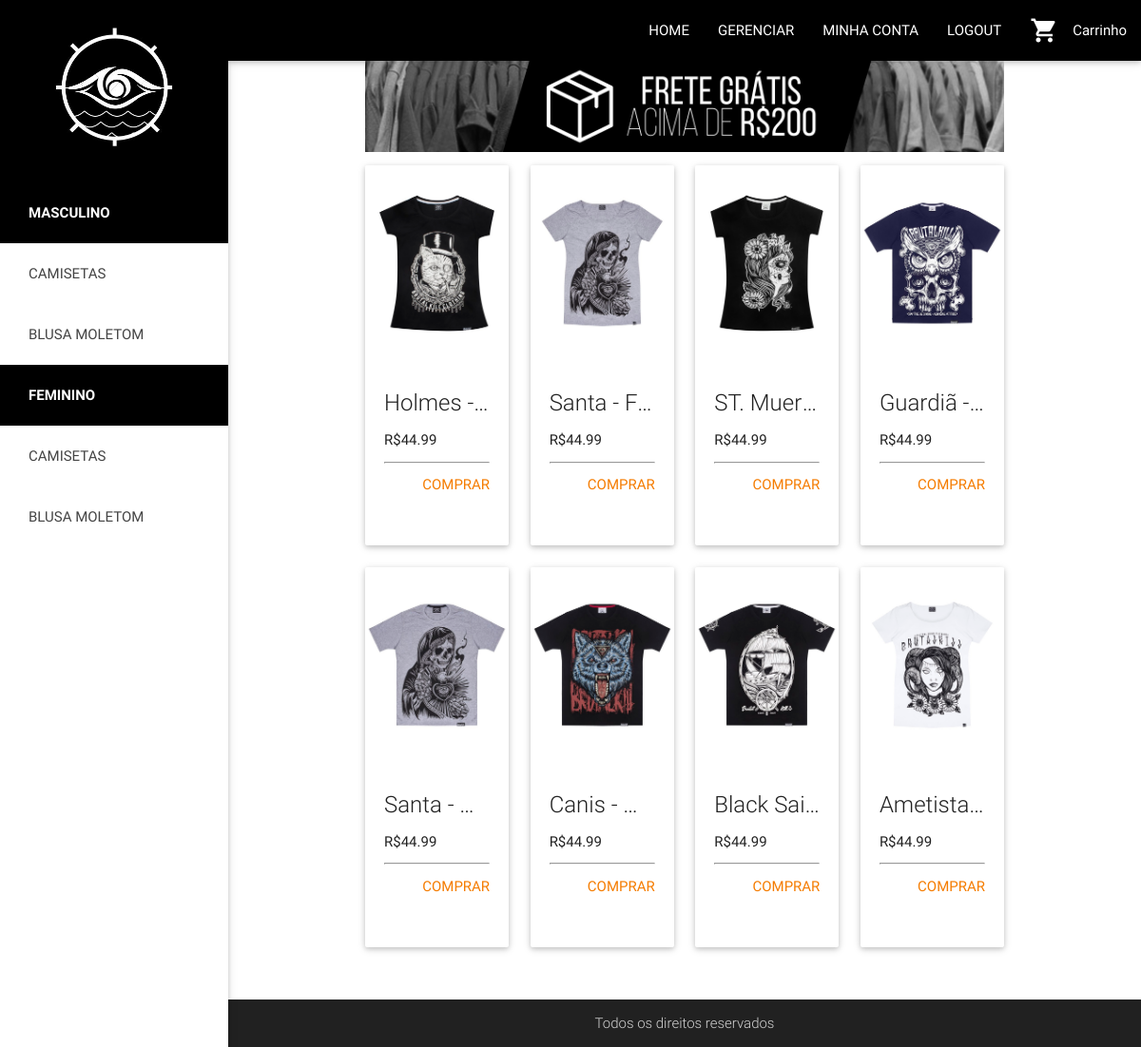
Screenshot of / (signed in) with the database file from the repository.
### tables this page shows
CREATE TABLE IF NOT EXISTS `produto` (
  `id` int(11) NOT NULL AUTO_INCREMENT,
  `nome` varchar(255) NOT NULL,
  `Categoria` varchar(50) NOT NULL,
  `sexo` varchar(10) NOT NULL,
  `descri` varchar(1000) NOT NULL,
  `preco` decimal(10,2) NOT NULL,
  `foto` varchar(255) NOT NULL,
  PRIMARY KEY (`id`)
);

### index.php (the view, shortened to what this page needs)
<?php include'head.php' ?>
    <div class="container">
    <img class="responsive-img" src="img/frete.png">
        <div class="col s12 m9 l10">
            <div class="row">
                <?php
                        $sql = "SELECT * FROM produto ORDER BY RAND() limit 8";
                        $query = $con->query($sql);
                        while($fetch = $query->fetch_assoc()){
                        ?>
                    <div class="col m4 l3">
                        <div class="card medium">
                            <div class="card-image">
                              <img class="responsive-img" src="uploads/<?= $fetch["foto"] ?>">
                            </div>
                            <div class="card-content">
                                <a href="/projeto/produto/<?= $fetch["id"] ?>"><p><span class="card-title activator grey-text text-darken-4 truncate"><?= $fetch["nome"] ?> - <?=  ucfirst($fetch["sexo"]) ?></span></p></a>
                                <p class="">R$<?= $fetch["preco"] ?><br></p>
                                <div class="red-text"><hr></div>
                              <p><a href="/projeto/produto/<?= $fetch["id"] ?>" class="orange-text text-darken-2 right">COMPRAR</a></p>
                            </div>
                          </div>
                    </div>
                    <?php }?>
            </div>
        </div>
    </div>
    <?php include'footer.php' ?>

### css/style.css (style rules this page uses)
p { line-height: 2rem; }
body { display: flex; min-height: 100vh; flex-direction: column; }

### rows the page displays
produto: foto (picture), nome "Holmes", preco "44.99"
produto: foto (picture), nome "Santa", sexo "F…", preco "44.99"
produto: foto (picture), nome "ST. Muer…", preco "44.99"
produto: foto (picture), nome "Guardiã", preco "44.99"
produto: foto (picture), nome "Santa", preco "44.99"
produto: foto (picture), nome "Canis", preco "44.99"
produto: foto (picture), nome "Black Sai…", preco "44.99"
produto: foto (picture), nome "Ametista…", preco "44.99"
